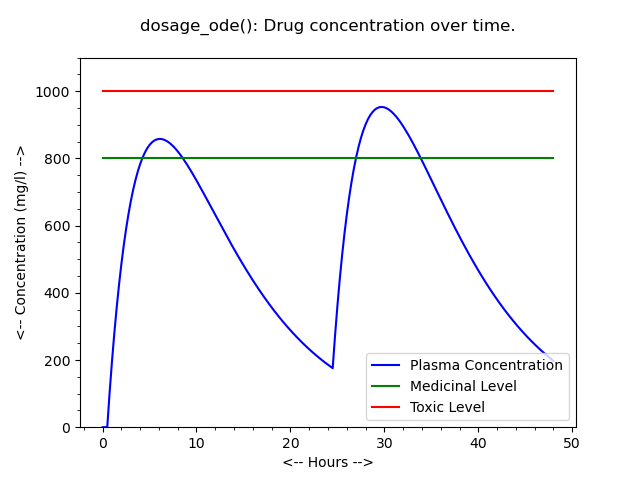

This figure's Python source:
#! /usr/bin/env python3
#
def dosage_ode ( ):

#*****************************************************************************80
#
## dosage_ode() models the variation in blood levels of a medicinal drug.
#
#  Discussion:
#
#    Drug levels in the blood, for certain drugs, can be modeled by a set of
#    coupled first-order linear differential equations.
#
#    If we define:
#
#      A = medicine_in_intestines,
#      B = plasma_level.  
#
#    then the governing differential equations are:
#
#      dA/dt = - absorption_rate * A + intake
#      dB/dt = - excretion_rate * B + absorption_rate * A
#
#  Modified:
#
#    02 March 2021
#
#  Local:
#
#    time_step, simulation time step in hours
#    t0, starting time, in hours
#    tstop, end time, in hours
#    doses_per_day, number of doses per day
#    dosage_per_day, total daily dosage, in mg
#    absorption_rate, absorption rate constant
#    half_life, drug half life, in hours
#    blood_volume, blood volume, in liters
#    medicinal_level, level at which drug becomes effective mg/l
#    toxic_level, level at which drug becomes toxic  mg/l
#
  import matplotlib.pyplot as plt
  import numpy as np
  import platform

  print ( '' );
  print ( 'dosage_ode():' )
  print ( '  python version: ' + platform.python_version ( ) )
  print ( '  numpy version:  ' + np.version.version )
  print ( '  Simulate the variation over time of the concentration' )
  print ( '  of a medicinal drug in the bloodstream.' )
#
#  Model parameters
#
  time_step = 0.25 
  t0 = 0.0
  tstop = 48.0
  doses_per_day = 1
  dosage_per_day = 7500 
  absorption_rate = 0.25 
  half_life = 6 
  blood_volume = 4.6 
  medicinal_level = 800 
  toxic_level = 1000 
#
#  Derived constants
#
  N = int ( (tstop - t0 ) / time_step )   # number of simulation steps
  dosage = dosage_per_day / doses_per_day            # amount of each dose
  dosage_interval = 24 / doses_per_day               # in hours
  excretion_rate = np.log(2) / half_life
  steps_between_doses = dosage_interval / time_step
#
#  Time-varying quantities, arrays with one value per time step
#  The syntax, "[0]*(N+1)," creates a one-dimensional array 
#  of length N+1 whose values are all zero.
#
  t = np.zeros ( N + 1 )                        # time in hours
  intake = np.zeros ( N + 1 )                   # dose at this time step
  medicine_in_intestines = np.zeros ( N + 1 )   # level of drug in intestines
  plasma_level = np.zeros ( N + 1 )             # level of drug in the blood
  plasma_concentration = np.zeros ( N + 1 )     # concentration of drug in blood
  absorption = np.zeros ( N + 1 )               # amount absorbed at this time step
  excretion = np.zeros ( N + 1 )                # amount excreted at this time step
#
#  Initialize variables - assume all others start at 0
#
  t[0] = t0
#
#  Give the first dose at the start time.
#
  step_next_dose = 1
#
#  Loop to calculate intake of drug over time, using Euler's method.
#
#  This part calculates when each dose of the drug is added, based on
#  the number of doses over a 24 hour period. The number of doses must be an
#  integer divisor of 24 for this to work.
#
  for j in range ( N ):

    t[j+1] = t[j] + time_step

    if ( j == step_next_dose ):
      intake[j] = dosage
      step_next_dose = j + steps_between_doses
    else:
      intake[j] = 0

    absorption[j] = time_step * absorption_rate * medicine_in_intestines[j]
    excretion[j] = time_step * excretion_rate * plasma_level[j]

    plasma_level[j+1] = plasma_level[j] - excretion[j] + absorption[j]
    plasma_concentration[j+1] = plasma_level[j+1] / blood_volume
    medicine_in_intestines[j+1] = medicine_in_intestines[j] - absorption[j] + intake[j]
#
#  Write plasma level to a file.
#
  filename = 'dosage_ode_levels.txt'
  output = open ( filename, 'w' )
  for j in range ( N + 1 ):
    s = str ( t[j] )
    output.write ( s )
    output.write ( ' ' )
    s = str ( plasma_concentration[j] )
    output.write ( s )
    output.write ( '\n' )
  output.close ( )
#   
#  Plot the results
#
  plt.plot ( t, plasma_concentration, color = 'b', label =  "Plasma Concentration" )

  m_level = [ medicinal_level ] * ( N + 1 )
  plt.plot ( t, m_level, color= 'g', label = "Medicinal Level" )

  t_level = [ toxic_level ] * ( N + 1 )
  plt.plot ( t, t_level, color = 'r', label = "Toxic Level" )

  plt.legend ( loc = 4 )

  plt.minorticks_on ( )
  plt.ylim ( 0, 1100 )
  plt.ylabel ( '<-- Concentration (mg/l) -->' )
  plt.xlabel ( '<-- Hours -->' )
  plt.title ( 'dosage_ode(): Drug concentration over time.\n' )
  filename = 'dosage_ode.png'
  plt.savefig ( filename )
  plt.show ( block = False )
  plt.close ( )
#
#  Terminate.
#
  print ( '' )
  print ( 'dosage_ode():' )
  print ( '  Normal end of execution.' )

  return

def timestamp ( ):

#*****************************************************************************80
#
## timestamp() prints the date as a timestamp.
#
#  Licensing:
#
#    This code is distributed under the MIT license. 
#
#  Modified:
#
#    21 August 2019
#
#  Author:
#
#    John Burkardt
#
  import time

  t = time.time ( )
  print ( time.ctime ( t ) )

  return

if ( __name__ == '__main__' ):
  timestamp ( )
  dosage_ode ( )
  timestamp ( )
